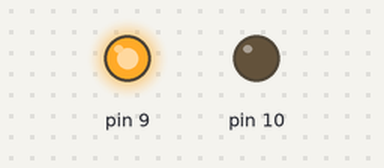
This sketch was run on a simulated Arduino Uno, built with avr-gcc and run on an emulated ATmega328P. Parts: output pins drawn as LEDs (lit = HIGH).

Above: at 0.1 s.
At 0.6 s:
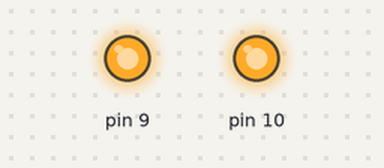
Timing chart, 0 to 2.1 s (numbered marks = the images above):
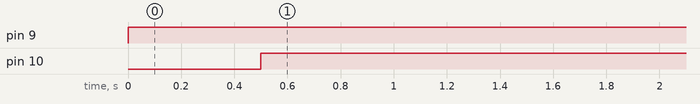

The sketch:

sketch_spin_motor.ino
```cpp
void setup() {
// put your setup code here, to run once:
pinMode(9,OUTPUT);
pinMode(10, OUTPUT);
}

void loop() {
  // put your main code here, to run repeatedly:
analogWrite(9, 300);
delay(500);
analogWrite(10, 300);
delay(500);
}
```

Measured:
- by itself, pin 9: LOW → HIGH at 0.00 s
- by itself, pin 10: LOW → HIGH at 0.50 s
